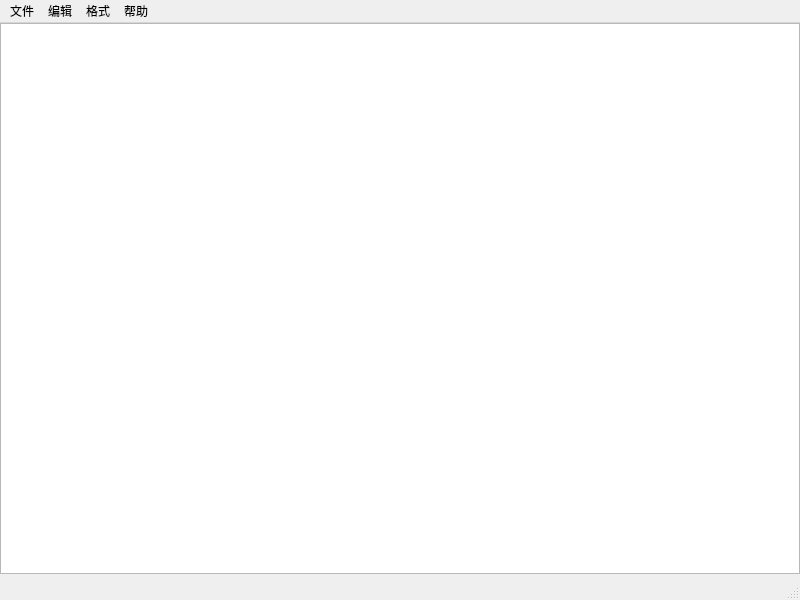
<?xml version="1.0" encoding="UTF-8"?>
<ui version="4.0">
 <class>MainWindow</class>
 <widget class="QMainWindow" name="MainWindow">
  <property name="geometry">
   <rect>
    <x>0</x>
    <y>0</y>
    <width>800</width>
    <height>600</height>
   </rect>
  </property>
  <property name="sizePolicy">
   <sizepolicy hsizetype="Preferred" vsizetype="Preferred">
    <horstretch>1</horstretch>
    <verstretch>1</verstretch>
   </sizepolicy>
  </property>
  <property name="minimumSize">
   <size>
    <width>800</width>
    <height>600</height>
   </size>
  </property>
  <property name="maximumSize">
   <size>
    <width>800</width>
    <height>600</height>
   </size>
  </property>
  <property name="windowTitle">
   <string>MainWindow</string>
  </property>
  <property name="layoutDirection">
   <enum>Qt::LeftToRight</enum>
  </property>
  <widget class="QWidget" name="centralwidget">
   <widget class="QPlainTextEdit" name="plainTextEdit">
    <property name="geometry">
     <rect>
      <x>0</x>
      <y>0</y>
      <width>800</width>
      <height>551</height>
     </rect>
    </property>
    <property name="sizePolicy">
     <sizepolicy hsizetype="Fixed" vsizetype="Fixed">
      <horstretch>0</horstretch>
      <verstretch>0</verstretch>
     </sizepolicy>
    </property>
   </widget>
  </widget>
  <widget class="QMenuBar" name="menubar">
   <property name="geometry">
    <rect>
     <x>0</x>
     <y>0</y>
     <width>800</width>
     <height>21</height>
    </rect>
   </property>
   <widget class="QMenu" name="menufile">
    <property name="title">
     <string>文件</string>
    </property>
    <addaction name="actionnew_file"/>
    <addaction name="actionopen_file"/>
    <addaction name="actionsave"/>
    <addaction name="actionsaveas"/>
    <addaction name="separator"/>
    <addaction name="actionexit"/>
   </widget>
   <widget class="QMenu" name="menuedit">
    <property name="title">
     <string>编辑</string>
    </property>
    <addaction name="actionundo"/>
    <addaction name="actionredo"/>
    <addaction name="separator"/>
    <addaction name="actioncut"/>
    <addaction name="actioncopy"/>
    <addaction name="actionpaste"/>
    <addaction name="separator"/>
    <addaction name="actionselectall"/>
    <addaction name="actionreadonly"/>
   </widget>
   <widget class="QMenu" name="menuformat">
    <property name="title">
     <string>格式</string>
    </property>
    <addaction name="actionsizeadd"/>
    <addaction name="actionsizesub"/>
   </widget>
   <widget class="QMenu" name="menuhelp">
    <property name="title">
     <string>帮助</string>
    </property>
    <addaction name="actionabout"/>
   </widget>
   <addaction name="menufile"/>
   <addaction name="menuedit"/>
   <addaction name="menuformat"/>
   <addaction name="menuhelp"/>
  </widget>
  <widget class="QStatusBar" name="statusbar"/>
  <action name="actionnew_file">
   <property name="text">
    <string>新建</string>
   </property>
  </action>
  <action name="actionopen_file">
   <property name="text">
    <string>打开</string>
   </property>
  </action>
  <action name="actionexit">
   <property name="text">
    <string>关闭</string>
   </property>
  </action>
  <action name="actionabout">
   <property name="text">
    <string>关于</string>
   </property>
  </action>
  <action name="actionsave">
   <property name="text">
    <string>保存</string>
   </property>
  </action>
  <action name="actionsaveas">
   <property name="text">
    <string>另存为</string>
   </property>
  </action>
  <action name="actionreadonly">
   <property name="text">
    <string>只读</string>
   </property>
  </action>
  <action name="actionselectall">
   <property name="text">
    <string>全选</string>
   </property>
  </action>
  <action name="actioncut">
   <property name="text">
    <string>剪切</string>
   </property>
  </action>
  <action name="actioncopy">
   <property name="text">
    <string>复制</string>
   </property>
  </action>
  <action name="actionpaste">
   <property name="text">
    <string>粘贴</string>
   </property>
  </action>
  <action name="actionundo">
   <property name="text">
    <string>撤销</string>
   </property>
  </action>
  <action name="actionredo">
   <property name="text">
    <string>重做</string>
   </property>
  </action>
  <action name="actionsizeadd">
   <property name="text">
    <string>增大字号</string>
   </property>
  </action>
  <action name="actionsizesub">
   <property name="text">
    <string>减小字号</string>
   </property>
  </action>
 </widget>
 <resources/>
 <connections/>
</ui>
